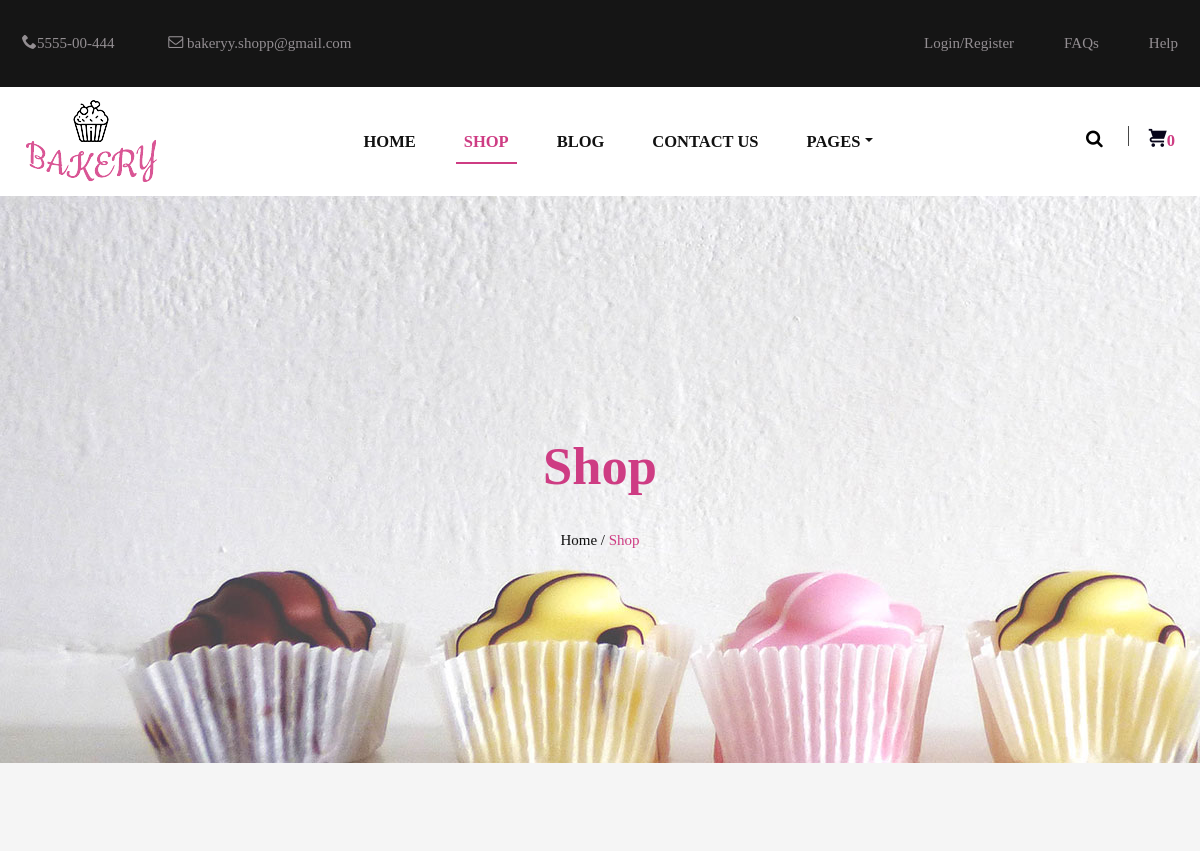
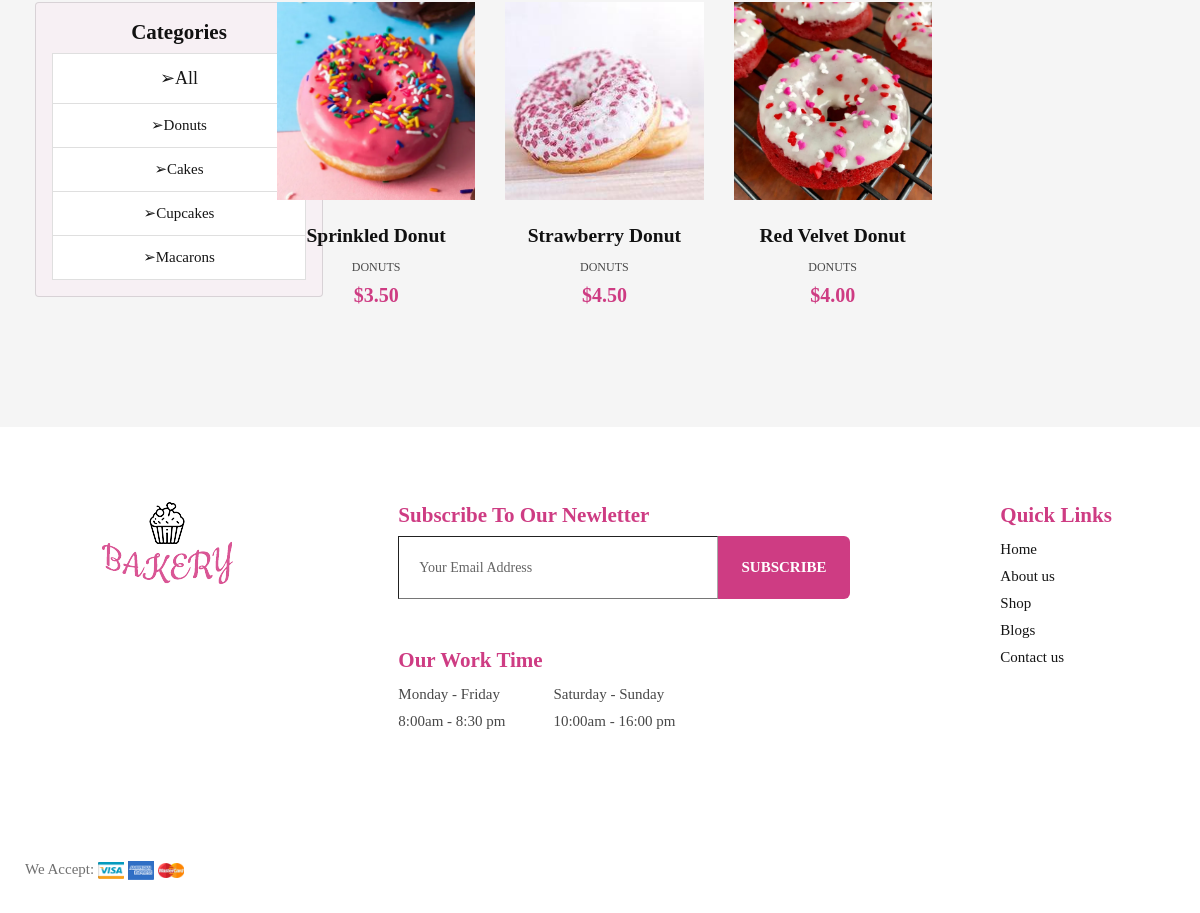
Page /category/1/ on the committed database (2 pictures, top to bottom).
### shop/models.py (models this page shows, shortened)
class Category(models.Model):
    category = models.CharField('Category', max_length=100)
    def __str__(self):
        return self.category
    class Meta:
        verbose_name = 'Category'
        verbose_name_plural = 'Categories'

class Product(models.Model):
    name = models.CharField('Name', max_length=100)
    slug = models.SlugField('Slug', max_length=25, unique=True, null=True, blank=True)
    category = models.ForeignKey(Category, on_delete=models.DO_NOTHING, default=None)
    price = models.DecimalField('Price', max_digits=8, decimal_places=2)
    description = models.TextField('Description')
    image = models.ImageField('Image', blank=True, upload_to='products')

### shop/views.py (the view)
# urls.py: path('category/<int:category_id>/', views.CategoryView.as_view(), name='category'),
class CategoryView(ListView):
    model = Product
    template_name = 'shop/shop.html'
    context_object_name = 'products'
    def get_queryset(self):
        return Product.objects.filter(category=self.kwargs['category_id'])
    def get_context_data(self, **kwargs):
        context = super().get_context_data(**kwargs)
        categories = Category.objects.all()
        context['categories'] = categories
        context['title'] = 'Shop'
        context['shop_active'] = 'active'
        return context

### shop/templates/shop/shop.html (shortened to what this page needs)
{% extends 'shop/base.html' %}
{% load static %}
{% block body %}
<div class="site-banner">
	<div class="banner-content">
		<div class="container">
			<div class="row">
				<div class="col-md-12">
					<div class="colored">
						<h1>Shop</h1>
						<div class="breadcum-items">
							<span class="item"><a href="{% url 'home' %}">Home /</a></span>
							<span class="item colored">Shop</span>
						</div>
					</div>
				</div>
			</div>
		</div>
	</div>
</div>
<section class="our-team bg-sand padding-large" style="text-align: center;">
	<div class="aside">
		<div class="col">
			<div class="card bg-Peach" style="width: 18rem;">
				<div class="card-body">
					<h4 class="widget-title" align="center">Categories</h4>
					<ul>
						<li class="list-group-item justify-content-between align-items-center flex-wrap">
							<big><a href="{% url 'shop' %}">➢All</a></big>
						</li>
						{% for category in categories %}
						<li class="list-group-item justify-content-between align-items-center flex-wrap">
							<a href="{% url 'category' category.id %}">➢{{ category }}</a>
						</li>
						{% endfor %}
					</ul>
				</div>
			</div>
		</div>
	</div>
	<div class="container">
		<div class="row">
			{% for product in products %}
			<div class="product-item col-md-3 pb-4">
				<a href="{% url 'single_product' slug=product.slug %}" class="product-image"><img src="{{ product.image.url }}"/></a>
				<div class="text-comtent text-center">
					<h5 class="pt-4"><a href="{% url 'single_product' slug=product.slug %}">{{ product.name }}</a></h5>
					<p>{{ product.category }}</p>
					<span class="price colored">${{ product.price }}</span>
				</div>
			</div>
			{% endfor %}
		</div>
	</div>
</section>
{% endblock %}

### rows in the picture
Category: category "Donuts"
Category: category "Cakes"
Category: category "Cupcakes"
Category: category "Macarons"
Product: image (picture), name "Sprinkled Donut", category "DONUTS", price "3.50"
Product: image (picture), name "Strawberry Donut", category "DONUTS", price "4.50"
Product: image (picture), name "Red Velvet Donut", category "DONUTS", price "4.00"

### other values in the picture
{{ request.session.cart|length }} "0"
